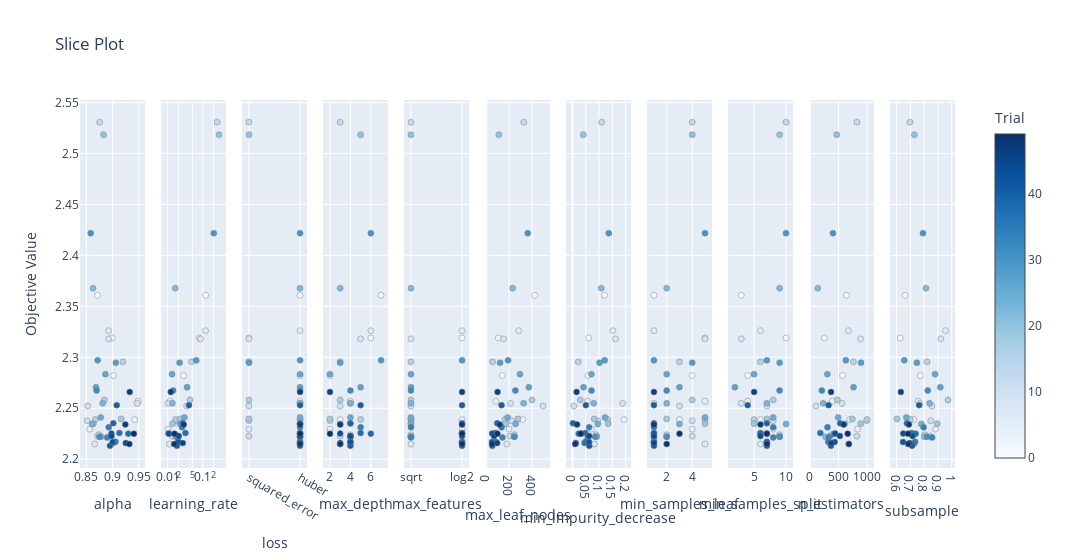

The notebook cell saved with this chart:
### Code cell
vis.plot_slice(study=study_grad)

### Figure 1 — Plotly figure (JSON) as saved in the notebook; plotly's stock layout.template omitted (floating-point values rounded to 4 significant figures)
{"data": [{"marker": {"color": [0, 1, 2, 3, 4, 5, 6, 7, 8, 9, 10, 11, 12, 13, 14, 15, 16, 17, 18, 19, 20, 21, 22, 23, 24, 25, 26, 27, 28, 29, 30, 31, 32, 33, 34, 35, 36, 37, 38, 39, 40, 41, 42, 43, 44, 45, 46, 47, 48, 49], "colorbar": {"title": {"text": "Trial"}, "x": 1, "xpad": 40}, "colorscale": [[0, "rgb(247,251,255)"], [0.125, "rgb(222,235,247)"], [0.25, "rgb(198,219,239)"], [0.375, "rgb(158,202,225)"], [0.5, "rgb(107,174,214)"], [0.625, "rgb(66,146,198)"], [0.75, "rgb(33,113,181)"], [0.875, "rgb(8,81,156)"], [1, "rgb(8,48,107)"]], "line": {"color": "Grey", "width": 0.5}, "showscale": true}, "mode": "markers", "name": "Feasible Trial", "showlegend": false, "type": "scatter", "x": [0.8712, 0.9014, 0.8995, 0.9422, 0.9487, 0.8564, 0.8928, 0.8661, 0.8927, 0.9472, 0.8528, 0.8514, 0.8715, 0.8755, 0.8741, 0.9199, 0.8671, 0.8846, 0.9163, 0.8636, 0.883, 0.8785, 0.8628, 0.8811, 0.8612, 0.8776, 0.8865, 0.8685, 0.9063, 0.8716, 0.8584, 0.8754, 0.8697, 0.8897, 0.8928, 0.9057, 0.9017, 0.9131, 0.93, 0.9015, 0.908, 0.8952, 0.9002, 0.8979, 0.898, 0.9252, 0.9328, 0.9244, 0.932, 0.9407], "xaxis": "x", "y": [2.361, 2.282, 2.319, 2.239, 2.257, 2.229, 2.326, 2.215, 2.318, 2.255, 2.252, 2.238, 2.223, 2.531, 2.224, 2.296, 2.239, 2.258, 2.24, 2.235, 2.518, 2.222, 2.368, 2.255, 2.235, 2.241, 2.283, 2.271, 2.295, 2.297, 2.422, 2.222, 2.267, 2.221, 2.231, 2.217, 2.216, 2.226, 2.225, 2.235, 2.253, 2.213, 2.217, 2.225, 2.223, 2.216, 2.266, 2.234, 2.215, 2.225], "yaxis": "y"}, {"marker": {"color": [0, 1, 2, 3, 4, 5, 6, 7, 8, 9, 10, 11, 12, 13, 14, 15, 16, 17, 18, 19, 20, 21, 22, 23, 24, 25, 26, 27, 28, 29, 30, 31, 32, 33, 34, 35, 36, 37, 38, 39, 40, 41, 42, 43, 44, 45, 46, 47, 48, 49], "colorbar": {"title": {"text": "Trial"}, "x": 1, "xpad": 40}, "colorscale": [[0, "rgb(247,251,255)"], [0.125, "rgb(222,235,247)"], [0.25, "rgb(198,219,239)"], [0.375, "rgb(158,202,225)"], [0.5, "rgb(107,174,214)"], [0.625, "rgb(66,146,198)"], [0.75, "rgb(33,113,181)"], [0.875, "rgb(8,81,156)"], [1, "rgb(8,48,107)"]], "line": {"color": "Grey", "width": 0.5}, "showscale": false}, "mode": "markers", "name": "Feasible Trial", "showlegend": false, "type": "scatter", "x": [0.1206, 0.02815, 0.07896, 0.02411, 0.01166, 0.01019, 0.1196, 0.01113, 0.08622, 0.01024, 0.03446, 0.0175, 0.01341, 0.2558, 0.01752, 0.04775, 0.0168, 0.043, 0.02252, 0.01372, 0.2894, 0.01693, 0.0164, 0.0136, 0.02226, 0.02983, 0.01326, 0.03562, 0.02179, 0.06487, 0.205, 0.0187, 0.01427, 0.01967, 0.02547, 0.02015, 0.01905, 0.03191, 0.01107, 0.02672, 0.04032, 0.01822, 0.02002, 0.01058, 0.02058, 0.02686, 0.0122, 0.02865, 0.01535, 0.01554], "xaxis": "x2", "y": [2.361, 2.282, 2.319, 2.239, 2.257, 2.229, 2.326, 2.215, 2.318, 2.255, 2.252, 2.238, 2.223, 2.531, 2.224, 2.296, 2.239, 2.258, 2.24, 2.235, 2.518, 2.222, 2.368, 2.255, 2.235, 2.241, 2.283, 2.271, 2.295, 2.297, 2.422, 2.222, 2.267, 2.221, 2.231, 2.217, 2.216, 2.226, 2.225, 2.235, 2.253, 2.213, 2.217, 2.225, 2.223, 2.216, 2.266, 2.234, 2.215, 2.225], "yaxis": "y2"}, {"marker": {"color": [0, 1, 2, 3, 4, 5, 6, 7, 8, 9, 10, 11, 12, 13, 14, 15, 16, 17, 18, 19, 20, 21, 22, 23, 24, 25, 26, 27, 28, 29, 30, 31, 32, 33, 34, 35, 36, 37, 38, 39, 40, 41, 42, 43, 44, 45, 46, 47, 48, 49], "colorbar": {"title": {"text": "Trial"}, "x": 1, "xpad": 40}, "colorscale": [[0, "rgb(247,251,255)"], [0.125, "rgb(222,235,247)"], [0.25, "rgb(198,219,239)"], [0.375, "rgb(158,202,225)"], [0.5, "rgb(107,174,214)"], [0.625, "rgb(66,146,198)"], [0.75, "rgb(33,113,181)"], [0.875, "rgb(8,81,156)"], [1, "rgb(8,48,107)"]], "line": {"color": "Grey", "width": 0.5}, "showscale": false}, "mode": "markers", "name": "Feasible Trial", "showlegend": false, "type": "scatter", "x": ["huber", "huber", "squared_error", "huber", "huber", "squared_error", "huber", "huber", "squared_error", "huber", "squared_error", "squared_error", "squared_error", "squared_error", "huber", "squared_error", "huber", "squared_error", "squared_error", "huber", "squared_error", "huber", "huber", "huber", "huber", "huber", "huber", "huber", "squared_error", "huber", "huber", "huber", "huber", "huber", "huber", "huber", "huber", "huber", "huber", "huber", "huber", "huber", "huber", "huber", "huber", "huber", "huber", "huber", "huber", "huber"], "xaxis": "x3", "y": [2.361, 2.282, 2.319, 2.239, 2.257, 2.229, 2.326, 2.215, 2.318, 2.255, 2.252, 2.238, 2.223, 2.531, 2.224, 2.296, 2.239, 2.258, 2.24, 2.235, 2.518, 2.222, 2.368, 2.255, 2.235, 2.241, 2.283, 2.271, 2.295, 2.297, 2.422, 2.222, 2.267, 2.221, 2.231, 2.217, 2.216, 2.226, 2.225, 2.235, 2.253, 2.213, 2.217, 2.225, 2.223, 2.216, 2.266, 2.234, 2.215, 2.225], "yaxis": "y3"}, {"marker": {"color": [0, 1, 2, 3, 4, 5, 6, 7, 8, 9, 10, 11, 12, 13, 14, 15, 16, 17, 18, 19, 20, 21, 22, 23, 24, 25, 26, 27, 28, 29, 30, 31, 32, 33, 34, 35, 36, 37, 38, 39, 40, 41, 42, 43, 44, 45, 46, 47, 48, 49], "colorbar": {"title": {"text": "Trial"}, "x": 1, "xpad": 40}, "colorscale": [[0, "rgb(247,251,255)"], [0.125, "rgb(222,235,247)"], [0.25, "rgb(198,219,239)"], [0.375, "rgb(158,202,225)"], [0.5, "rgb(107,174,214)"], [0.625, "rgb(66,146,198)"], [0.75, "rgb(33,113,181)"], [0.875, "rgb(8,81,156)"], [1, "rgb(8,48,107)"]], "line": {"color": "Grey", "width": 0.5}, "showscale": false}, "mode": "markers", "name": "Feasible Trial", "showlegend": false, "type": "scatter", "x": [7, 2, 6, 3, 4, 2, 6, 3, 5, 4, 3, 2, 3, 3, 4, 3, 5, 3, 2, 4, 5, 4, 3, 4, 3, 4, 2, 5, 3, 7, 6, 4, 4, 4, 5, 4, 4, 5, 6, 4, 5, 4, 4, 3, 4, 3, 2, 3, 3, 2], "xaxis": "x4", "y": [2.361, 2.282, 2.319, 2.239, 2.257, 2.229, 2.326, 2.215, 2.318, 2.255, 2.252, 2.238, 2.223, 2.531, 2.224, 2.296, 2.239, 2.258, 2.24, 2.235, 2.518, 2.222, 2.368, 2.255, 2.235, 2.241, 2.283, 2.271, 2.295, 2.297, 2.422, 2.222, 2.267, 2.221, 2.231, 2.217, 2.216, 2.226, 2.225, 2.235, 2.253, 2.213, 2.217, 2.225, 2.223, 2.216, 2.266, 2.234, 2.215, 2.225], "yaxis": "y4"}, {"marker": {"color": [0, 1, 2, 3, 4, 5, 6, 7, 8, 9, 10, 11, 12, 13, 14, 15, 16, 17, 18, 19, 20, 21, 22, 23, 24, 25, 26, 27, 28, 29, 30, 31, 32, 33, 34, 35, 36, 37, 38, 39, 40, 41, 42, 43, 44, 45, 46, 47, 48, 49], "colorbar": {"title": {"text": "Trial"}, "x": 1, "xpad": 40}, "colorscale": [[0, "rgb(247,251,255)"], [0.125, "rgb(222,235,247)"], [0.25, "rgb(198,219,239)"], [0.375, "rgb(158,202,225)"], [0.5, "rgb(107,174,214)"], [0.625, "rgb(66,146,198)"], [0.75, "rgb(33,113,181)"], [0.875, "rgb(8,81,156)"], [1, "rgb(8,48,107)"]], "line": {"color": "Grey", "width": 0.5}, "showscale": false}, "mode": "markers", "name": "Feasible Trial", "showlegend": false, "type": "scatter", "x": [null, null, "log2", "log2", null, "log2", "log2", "sqrt", "sqrt", null, "sqrt", "sqrt", "sqrt", "sqrt", "sqrt", "sqrt", "sqrt", "sqrt", "sqrt", "sqrt", "sqrt", "sqrt", "sqrt", "sqrt", "sqrt", "sqrt", "sqrt", "sqrt", null, "log2", null, "sqrt", "sqrt", "sqrt", "sqrt", "log2", "log2", "log2", "log2", "log2", "log2", "log2", "log2", "log2", "log2", "log2", "log2", "log2", "log2", "log2"], "xaxis": "x5", "y": [2.361, 2.282, 2.319, 2.239, 2.257, 2.229, 2.326, 2.215, 2.318, 2.255, 2.252, 2.238, 2.223, 2.531, 2.224, 2.296, 2.239, 2.258, 2.24, 2.235, 2.518, 2.222, 2.368, 2.255, 2.235, 2.241, 2.283, 2.271, 2.295, 2.297, 2.422, 2.222, 2.267, 2.221, 2.231, 2.217, 2.216, 2.226, 2.225, 2.235, 2.253, 2.213, 2.217, 2.225, 2.223, 2.216, 2.266, 2.234, 2.215, 2.225], "yaxis": "y5"}, {"marker": {"color": [0, 1, 2, 3, 4, 5, 6, 7, 8, 9, 10, 11, 12, 13, 14, 15, 16, 17, 18, 19, 20, 21, 22, 23, 24, 25, 26, 27, 28, 29, 30, 31, 32, 33, 34, 35, 36, 37, 38, 39, 40, 41, 42, 43, 44, 45, 46, 47, 48, 49], "colorbar": {"title": {"text": "Trial"}, "x": 1, "xpad": 40}, "colorscale": [[0, "rgb(247,251,255)"], [0.125, "rgb(222,235,247)"], [0.25, "rgb(198,219,239)"], [0.375, "rgb(158,202,225)"], [0.5, "rgb(107,174,214)"], [0.625, "rgb(66,146,198)"], [0.75, "rgb(33,113,181)"], [0.875, "rgb(8,81,156)"], [1, "rgb(8,48,107)"]], "line": {"color": "Grey", "width": 0.5}, "showscale": false}, "mode": "markers", "name": "Feasible Trial", "showlegend": false, "type": "scatter", "x": [425, 140, 105, 319, 83, 199, 285, 180, 152, 213, 497, 220, 207, 328, 246, 55, 163, 400, 277, 172, 110, 246, 231, 327, 257, 187, 295, 373, 121, 191, 363, 246, 255, 142, 135, 83, 79, 81, 73, 96, 134, 53, 50, 52, 68, 96, 99, 118, 51, 98], "xaxis": "x6", "y": [2.361, 2.282, 2.319, 2.239, 2.257, 2.229, 2.326, 2.215, 2.318, 2.255, 2.252, 2.238, 2.223, 2.531, 2.224, 2.296, 2.239, 2.258, 2.24, 2.235, 2.518, 2.222, 2.368, 2.255, 2.235, 2.241, 2.283, 2.271, 2.295, 2.297, 2.422, 2.222, 2.267, 2.221, 2.231, 2.217, 2.216, 2.226, 2.225, 2.235, 2.253, 2.213, 2.217, 2.225, 2.223, 2.216, 2.266, 2.234, 2.215, 2.225], "yaxis": "y6"}, {"marker": {"color": [0, 1, 2, 3, 4, 5, 6, 7, 8, 9, 10, 11, 12, 13, 14, 15, 16, 17, 18, 19, 20, 21, 22, 23, 24, 25, 26, 27, 28, 29, 30, 31, 32, 33, 34, 35, 36, 37, 38, 39, 40, 41, 42, 43, 44, 45, 46, 47, 48, 49], "colorbar": {"title": {"text": "Trial"}, "x": 1, "xpad": 40}, "colorscale": [[0, "rgb(247,251,255)"], [0.125, "rgb(222,235,247)"], [0.25, "rgb(198,219,239)"], [0.375, "rgb(158,202,225)"], [0.5, "rgb(107,174,214)"], [0.625, "rgb(66,146,198)"], [0.75, "rgb(33,113,181)"], [0.875, "rgb(8,81,156)"], [1, "rgb(8,48,107)"]], "line": {"color": "Grey", "width": 0.5}, "showscale": false}, "mode": "markers", "name": "Feasible Trial", "showlegend": false, "type": "scatter", "x": [0.1202, 0.05843, 0.06092, 0.1939, 0.05619, 0.07169, 0.1522, 0.08208, 0.1615, 0.1886, 0.005278, 0.09546, 0.09131, 0.1099, 0.08861, 0.02196, 0.1322, 0.02962, 0.0818, 0.1343, 0.04106, 0.09181, 0.1086, 0.0804, 0.09548, 0.1224, 0.07132, 0.04192, 0.1021, 0.1212, 0.1366, 0.08534, 0.07166, 0.05794, 0.06266, 0.04887, 0.04564, 0.04908, 0.0234, 0.002056, 0.05053, 0.06321, 0.06232, 0.03463, 0.06291, 0.01256, 0.0157, 0.01755, 0.01059, 0.03072], "xaxis": "x7", "y": [2.361, 2.282, 2.319, 2.239, 2.257, 2.229, 2.326, 2.215, 2.318, 2.255, 2.252, 2.238, 2.223, 2.531, 2.224, 2.296, 2.239, 2.258, 2.24, 2.235, 2.518, 2.222, 2.368, 2.255, 2.235, 2.241, 2.283, 2.271, 2.295, 2.297, 2.422, 2.222, 2.267, 2.221, 2.231, 2.217, 2.216, 2.226, 2.225, 2.235, 2.253, 2.213, 2.217, 2.225, 2.223, 2.216, 2.266, 2.234, 2.215, 2.225], "yaxis": "y7"}, {"marker": {"color": [0, 1, 2, 3, 4, 5, 6, 7, 8, 9, 10, 11, 12, 13, 14, 15, 16, 17, 18, 19, 20, 21, 22, 23, 24, 25, 26, 27, 28, 29, 30, 31, 32, 33, 34, 35, 36, 37, 38, 39, 40, 41, 42, 43, 44, 45, 46, 47, 48, 49], "colorbar": {"title": {"text": "Trial"}, "x": 1, "xpad": 40}, "colorscale": [[0, "rgb(247,251,255)"], [0.125, "rgb(222,235,247)"], [0.25, "rgb(198,219,239)"], [0.375, "rgb(158,202,225)"], [0.5, "rgb(107,174,214)"], [0.625, "rgb(66,146,198)"], [0.75, "rgb(33,113,181)"], [0.875, "rgb(8,81,156)"], [1, "rgb(8,48,107)"]], "line": {"color": "Grey", "width": 0.5}, "showscale": false}, "mode": "markers", "name": "Feasible Trial", "showlegend": false, "type": "scatter", "x": [1, 4, 5, 3, 5, 4, 1, 5, 5, 1, 3, 4, 4, 4, 2, 3, 5, 4, 2, 5, 4, 2, 2, 2, 3, 5, 2, 3, 4, 1, 5, 2, 2, 1, 1, 1, 1, 1, 1, 1, 1, 1, 1, 1, 1, 1, 1, 1, 2, 3], "xaxis": "x8", "y": [2.361, 2.282, 2.319, 2.239, 2.257, 2.229, 2.326, 2.215, 2.318, 2.255, 2.252, 2.238, 2.223, 2.531, 2.224, 2.296, 2.239, 2.258, 2.24, 2.235, 2.518, 2.222, 2.368, 2.255, 2.235, 2.241, 2.283, 2.271, 2.295, 2.297, 2.422, 2.222, 2.267, 2.221, 2.231, 2.217, 2.216, 2.226, 2.225, 2.235, 2.253, 2.213, 2.217, 2.225, 2.223, 2.216, 2.266, 2.234, 2.215, 2.225], "yaxis": "y8"}, {"marker": {"color": [0, 1, 2, 3, 4, 5, 6, 7, 8, 9, 10, 11, 12, 13, 14, 15, 16, 17, 18, 19, 20, 21, 22, 23, 24, 25, 26, 27, 28, 29, 30, 31, 32, 33, 34, 35, 36, 37, 38, 39, 40, 41, 42, 43, 44, 45, 46, 47, 48, 49], "colorbar": {"title": {"text": "Trial"}, "x": 1, "xpad": 40}, "colorscale": [[0, "rgb(247,251,255)"], [0.125, "rgb(222,235,247)"], [0.25, "rgb(198,219,239)"], [0.375, "rgb(158,202,225)"], [0.5, "rgb(107,174,214)"], [0.625, "rgb(66,146,198)"], [0.75, "rgb(33,113,181)"], [0.875, "rgb(8,81,156)"], [1, "rgb(8,48,107)"]], "line": {"color": "Grey", "width": 0.5}, "showscale": false}, "mode": "markers", "name": "Feasible Trial", "showlegend": false, "type": "scatter", "x": [3, 4, 10, 6, 4, 8, 6, 6, 3, 3, 7, 8, 9, 10, 9, 6, 5, 8, 7, 5, 9, 9, 9, 7, 10, 8, 5, 2, 9, 7, 10, 9, 9, 8, 8, 7, 7, 6, 6, 7, 4, 7, 7, 7, 6, 7, 5, 6, 7, 7], "xaxis": "x9", "y": [2.361, 2.282, 2.319, 2.239, 2.257, 2.229, 2.326, 2.215, 2.318, 2.255, 2.252, 2.238, 2.223, 2.531, 2.224, 2.296, 2.239, 2.258, 2.24, 2.235, 2.518, 2.222, 2.368, 2.255, 2.235, 2.241, 2.283, 2.271, 2.295, 2.297, 2.422, 2.222, 2.267, 2.221, 2.231, 2.217, 2.216, 2.226, 2.225, 2.235, 2.253, 2.213, 2.217, 2.225, 2.223, 2.216, 2.266, 2.234, 2.215, 2.225], "yaxis": "y9"}, {"marker": {"color": [0, 1, 2, 3, 4, 5, 6, 7, 8, 9, 10, 11, 12, 13, 14, 15, 16, 17, 18, 19, 20, 21, 22, 23, 24, 25, 26, 27, 28, 29, 30, 31, 32, 33, 34, 35, 36, 37, 38, 39, 40, 41, 42, 43, 44, 45, 46, 47, 48, 49], "colorbar": {"title": {"text": "Trial"}, "x": 1, "xpad": 40}, "colorscale": [[0, "rgb(247,251,255)"], [0.125, "rgb(222,235,247)"], [0.25, "rgb(198,219,239)"], [0.375, "rgb(158,202,225)"], [0.5, "rgb(107,174,214)"], [0.625, "rgb(66,146,198)"], [0.75, "rgb(33,113,181)"], [0.875, "rgb(8,81,156)"], [1, "rgb(8,48,107)"]], "line": {"color": "Grey", "width": 0.5}, "showscale": false}, "mode": "markers", "name": "Feasible Trial", "showlegend": false, "type": "scatter", "x": [639, 572, 253, 696, 393, 834, 674, 673, 885, 560, 106, 993, 822, 824, 374, 761, 999, 482, 742, 890, 469, 273, 139, 232, 607, 494, 306, 763, 895, 629, 403, 347, 210, 326, 308, 321, 349, 183, 426, 530, 327, 368, 434, 443, 525, 373, 370, 590, 683, 661], "xaxis": "x10", "y": [2.361, 2.282, 2.319, 2.239, 2.257, 2.229, 2.326, 2.215, 2.318, 2.255, 2.252, 2.238, 2.223, 2.531, 2.224, 2.296, 2.239, 2.258, 2.24, 2.235, 2.518, 2.222, 2.368, 2.255, 2.235, 2.241, 2.283, 2.271, 2.295, 2.297, 2.422, 2.222, 2.267, 2.221, 2.231, 2.217, 2.216, 2.226, 2.225, 2.235, 2.253, 2.213, 2.217, 2.225, 2.223, 2.216, 2.266, 2.234, 2.215, 2.225], "yaxis": "y10"}, {"marker": {"color": [0, 1, 2, 3, 4, 5, 6, 7, 8, 9, 10, 11, 12, 13, 14, 15, 16, 17, 18, 19, 20, 21, 22, 23, 24, 25, 26, 27, 28, 29, 30, 31, 32, 33, 34, 35, 36, 37, 38, 39, 40, 41, 42, 43, 44, 45, 46, 47, 48, 49], "colorbar": {"title": {"text": "Trial"}, "x": 1, "xpad": 40}, "colorscale": [[0, "rgb(247,251,255)"], [0.125, "rgb(222,235,247)"], [0.25, "rgb(198,219,239)"], [0.375, "rgb(158,202,225)"], [0.5, "rgb(107,174,214)"], [0.625, "rgb(66,146,198)"], [0.75, "rgb(33,113,181)"], [0.875, "rgb(8,81,156)"], [1, "rgb(8,48,107)"]], "line": {"color": "Grey", "width": 0.5}, "showscale": false}, "mode": "markers", "name": "Feasible Trial", "showlegend": false, "type": "scatter", "x": [0.6624, 0.7728, 0.626, 0.7247, 0.7555, 0.8827, 0.9549, 0.7257, 0.9215, 0.767, 0.8559, 0.8479, 0.8445, 0.6967, 0.8046, 0.821, 0.6997, 0.9732, 0.602, 0.8945, 0.7293, 0.8012, 0.8131, 0.8395, 0.78, 0.6705, 0.8795, 0.9175, 0.7469, 0.6553, 0.7915, 0.8211, 0.8261, 0.8582, 0.7959, 0.7346, 0.7277, 0.7087, 0.7378, 0.6746, 0.7636, 0.7119, 0.6463, 0.6483, 0.7158, 0.6938, 0.6307, 0.6892, 0.684, 0.6829], "xaxis": "x11", "y": [2.361, 2.282, 2.319, 2.239, 2.257, 2.229, 2.326, 2.215, 2.318, 2.255, 2.252, 2.238, 2.223, 2.531, 2.224, 2.296, 2.239, 2.258, 2.24, 2.235, 2.518, 2.222, 2.368, 2.255, 2.235, 2.241, 2.283, 2.271, 2.295, 2.297, 2.422, 2.222, 2.267, 2.221, 2.231, 2.217, 2.216, 2.226, 2.225, 2.235, 2.253, 2.213, 2.217, 2.225, 2.223, 2.216, 2.266, 2.234, 2.215, 2.225], "yaxis": "y11"}], "layout": {"title": {"text": "Slice Plot"}, "width": 3300, "xaxis": {"anchor": "y", "domain": [0, 0.07438], "title": {"text": "alpha"}}, "xaxis10": {"anchor": "y10", "domain": [0.8331, 0.9074], "title": {"text": "n_estimators"}}, "xaxis11": {"anchor": "y11", "domain": [0.9256, 1.0], "title": {"text": "subsample"}}, "xaxis2": {"anchor": "y2", "domain": [0.09256, 0.1669], "title": {"text": "learning_rate"}, "type": "log"}, "xaxis3": {"anchor": "y3", "categoryarray": ["squared_error", "huber"], "categoryorder": "array", "domain": [0.1851, 0.2595], "title": {"text": "loss"}, "type": "category"}, "xaxis4": {"anchor": "y4", "domain": [0.2777, 0.3521], "title": {"text": "max_depth"}}, "xaxis5": {"anchor": "y5", "categoryarray": ["sqrt", "log2", null], "categoryorder": "array", "domain": [0.3702, 0.4446], "title": {"text": "max_features"}, "type": "category"}, "xaxis6": {"anchor": "y6", "domain": [0.4628, 0.5372], "title": {"text": "max_leaf_nodes"}}, "xaxis7": {"anchor": "y7", "domain": [0.5554, 0.6298], "title": {"text": "min_impurity_decrease"}}, "xaxis8": {"anchor": "y8", "domain": [0.6479, 0.7223], "title": {"text": "min_samples_leaf"}}, "xaxis9": {"anchor": "y9", "domain": [0.7405, 0.8149], "title": {"text": "min_samples_split"}}, "yaxis": {"anchor": "x", "domain": [0, 1], "title": {"text": "Objective Value"}}, "yaxis10": {"anchor": "x10", "domain": [0, 1], "matches": "y", "showticklabels": false}, "yaxis11": {"anchor": "x11", "domain": [0, 1], "matches": "y", "showticklabels": false}, "yaxis2": {"anchor": "x2", "domain": [0, 1], "matches": "y", "showticklabels": false}, "yaxis3": {"anchor": "x3", "domain": [0, 1], "matches": "y", "showticklabels": false}, "yaxis4": {"anchor": "x4", "domain": [0, 1], "matches": "y", "showticklabels": false}, "yaxis5": {"anchor": "x5", "domain": [0, 1], "matches": "y", "showticklabels": false}, "yaxis6": {"anchor": "x6", "domain": [0, 1], "matches": "y", "showticklabels": false}, "yaxis7": {"anchor": "x7", "domain": [0, 1], "matches": "y", "showticklabels": false}, "yaxis8": {"anchor": "x8", "domain": [0, 1], "matches": "y", "showticklabels": false}, "yaxis9": {"anchor": "x9", "domain": [0, 1], "matches": "y", "showticklabels": false}}}
